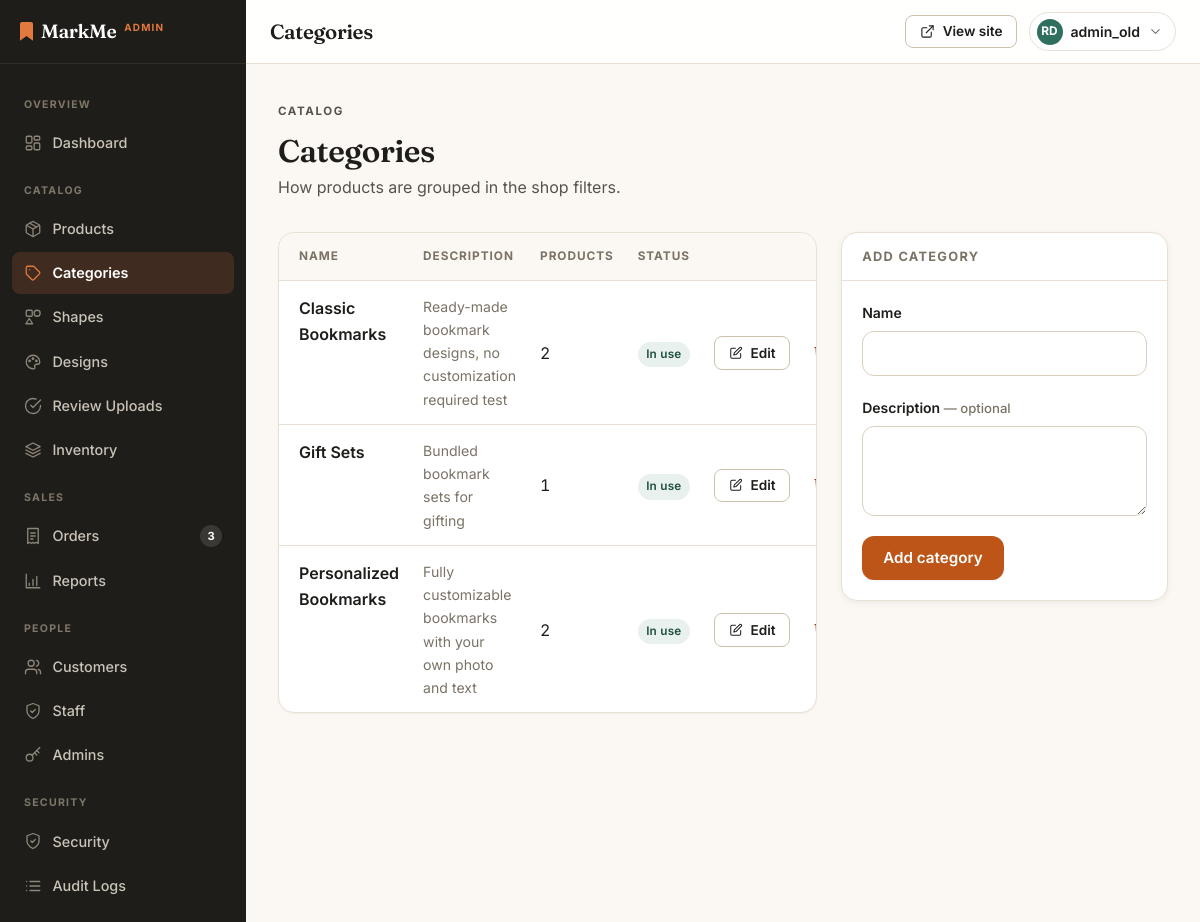
Screenshot of /admin/categories.php (signed in) with the database file from the repository.
### tables this page shows
CREATE TABLE `categories` (
  `category_id` int(10) UNSIGNED NOT NULL,
  `name` varchar(100) NOT NULL,
  `description` varchar(255) DEFAULT NULL,
  `created_at` timestamp NOT NULL DEFAULT current_timestamp()
);

### admin/includes/admin_header.php (called while the page is built, shortened)
<?php
require_once __DIR__ . '/../../includes/icons.php';
require __DIR__ . '/../../includes/backoffice/shell_header.php';

### includes/functions.php (called while the page is built, shortened)
<?php
require_once __DIR__ . '/../config/db.php';
function e(?string $value): string
{
    return htmlspecialchars($value ?? '', ENT_QUOTES, 'UTF-8');
}

### config/db.php (called while the page is built, shortened)
<?php
function db(): PDO
{
    static $pdo = null;
    if ($pdo === null) {
        $dsn = 'mysql:host=' . DB_HOST . ';dbname=' . DB_NAME . ';charset=' . DB_CHARSET;
        $pdo = new PDO($dsn, DB_USER, DB_PASS, [
            PDO::ATTR_ERRMODE => PDO::ERRMODE_EXCEPTION,
            PDO::ATTR_DEFAULT_FETCH_MODE => PDO::FETCH_ASSOC,
            PDO::ATTR_EMULATE_PREPARES => false,
        ]);
    }
    return $pdo;
}

### admin/categories.php (the view, shortened to what this page needs)
<?php
require __DIR__ . '/includes/admin_header.php';
$editing = null;
$categories = db()->query(
    'SELECT c.*, COUNT(p.product_id) AS product_count
     FROM categories c LEFT JOIN products p ON p.category_id = c.category_id
     GROUP BY c.category_id ORDER BY c.name'
)->fetchAll();
?>
<div class="page-head">
    <div>
        <p class="eyebrow eyebrow-muted">Catalog</p>
        <h2 style="margin-top:var(--s-2)">Categories</h2>
        <p>How products are grouped in the shop filters.</p>
    </div>
</div>
<div class="cart-grid">
    <div class="data-card">
        <div class="table-responsive">
            <table class="table table-hover">
                <thead>
                    <tr>
                        <th scope="col">Name</th>
                        <th scope="col">Description</th>
                        <th scope="col">Products</th>
                        <th scope="col">Status</th>
                        <th scope="col"><span class="visually-hidden">Actions</span></th>
                    </tr>
                </thead>
                <tbody>
                    <?php foreach ($categories as $cat): ?>
                        <tr>
                            <th scope="row" style="font-weight:600"><?= e($cat['name']) ?></th>
                            <td class="text-muted" style="font-size:.88rem"><?= e($cat['description'] ?: '—') ?></td>
                            <td class="mono-num"><?= (int)$cat['product_count'] ?></td>
                            <td>
                                <?php if ((int)$cat['product_count'] > 0): ?>
                                    <span class="badge bg-success">In use</span>
                                <?php else: ?>
                                    <span class="badge bg-secondary">Empty</span>
                                <?php endif; ?>
                            </td>
                            <td>
                                <div class="table-actions">
                                    <a href="<?= BASE_URL ?>/admin/categories.php?edit=<?= (int)$cat['category_id'] ?>"
                                       class="btn btn-secondary btn-sm"><?= icon('edit', 14) ?> Edit</a>
                                    <?php $inUse = (int)$cat['product_count']; ?>
                                    <form method="post" action="<?= BASE_URL ?>/admin/category_delete.php"
                                          data-confirm
                                          data-confirm-title="Delete category?"
                                          data-confirm-body="<?= $inUse
                                              ? e($cat['name']) . ' still has ' . $inUse . ' product'
                                                . ($inUse === 1 ? '' : 's') . ' in it.'
                                              : 'Delete &quot;' . e($cat['name']) . '&quot;?' ?>"
                                          data-confirm-note="<?= $inUse
                                              ? 'Move them to another category first — deleting would leave them without one.'
                                              : 'This action cannot be undone.' ?>"
                                          data-confirm-action="<?= $inUse ? 'Try anyway' : 'Delete category' ?>">
                                        <button type="submit" class="btn btn-outline-danger btn-sm"
                                                aria-label="Delete <?= e($cat['name']) ?>"
                                                title="Delete <?= e($cat['name']) ?>">
                                            <?= icon('trash', 14) ?>
                                        </button>
                                    </form>
                                </div>
                            </td>
                        </tr>
                    <?php endforeach; ?>
                </tbody>
            </table>
        </div>
    </div>
    <aside class="summary-card">
        <h2 id="categoryForm"><?= $editing ? 'Edit category' : 'Add category' ?></h2>
        <div class="summary-body">
            <form method="post" action="<?= BASE_URL ?>/admin/category_save.php">
                <div class="field-group">
                    <label class="form-label" for="catName">Name</label>
                    <input type="text" id="catName" name="name" class="form-control"
                           value="<?= e($editing['name'] ?? '') ?>" required>
                </div>
                <div class="field-group">
                    <label class="form-label" for="catDesc">
                        Description <span class="optional">&mdash; optional</span>
                    </label>
                    <textarea id="catDesc" name="description" class="form-control" rows="3"><?= e($editing['description'] ?? '') ?></textarea>
                </div>
                <div class="d-flex flex-wrap gap-2">
                    <button type="submit" class="btn btn-primary">
                        <?= $editing ? 'Save changes' : 'Add category' ?>
                    </button>
                </div>
            </form>
        </div>
    </aside>
</div>
<?php require __DIR__ . '/../includes/backoffice/shell_footer.php'; ?>

### includes/icons.php (shortened to what this page needs)
<?php
function icon(string $name, int $size = 20, string $class = '', ?string $label = null): string
{
    $d = $paths[$name] ?? $paths['info'];
    $cls = trim('mm-icon ' . $class);
    $a11y = $label !== null
        ? ' role="img" aria-label="' . e($label) . '"'
        : ' aria-hidden="true" focusable="false"';
    return '<svg class="' . e($cls) . '" width="' . $size . '" height="' . $size . '"'
        . ' viewBox="0 0 24 24" fill="none" stroke="currentColor" stroke-width="1.75"'
        . ' stroke-linecap="round" stroke-linejoin="round"' . $a11y . '>' . $d . '</svg>';
}

### assets/css/variables.css (style rules this page uses)
:root { --cream: #fbf8f3; --cream-2: #f4eee4; --surface: #ffffff; --ink: #1f1d1a; --ink-2: #57524a; --ink-3: #7a7265; --accent: #e2793d; --accent-600: #bd5518; --accent-700: #a4470f; --accent-050: #fdf1e8; --green: #2f6f5e; --green-700: #1f4f42; --green-050: #e8f1ed; --gold: #d9a441; --ink-surface: var(--ink); --on-ink: #ffffff; --bar-bg: rgba(255, 255, 255, 0.92); --chip-bg: rgba(255, 255, 255, 0.94); --accent-text: var(--accent-700); --green-text: var(--green-700); --green-ink: var(--green); --border: #e8e0d3; --border-2: #d9cfbd; --row-hover: #fbf8f3; --hover-surface: #f4eee4; --btn-outline-border: #cdc1ab; --accent-border: #f0d9c6; --green-border: #cfe3da; --danger-border: #f0d3c5; --danger: #a1401a; --danger-050: #fbeae2; --warn: #8a6410; --warn-050: #fbf2dd; --shadow-xs: 0 1px 2px rgba(31, 29, 26, 0.05); --shadow-sm: 0 2px 6px rgba(31, 29, 26, 0.06); --shadow-md: 0 8px 20px rgba(31, 29, 26, 0.08); --shadow-lg: 0 18px 44px rgba(31, 29, 26, 0.12); --r-sm: 8px; --r-md: 12px; --r-lg: 16px; --r-xl: 24px; --r-pill: 999px; --art-bg: #ffffff; --s-1: 0.25rem; --s-2: 0.5rem; --s-3: 0.75rem; --s-4: 1rem; --s-5: 1.25rem; --s-6: 1.5rem; --s-8: 2rem; --s-10: 2.5rem; --s-12: 3rem; --s-16: 4rem; --section-y: clamp(3.25rem, 5.5vw, 5rem); --container: 1240px; --header-h: 68px; --font-display: "Fraunces", Georgia, "Times New Roman", serif; --font-body: "Inter", -apple-system, BlinkMacSystemFont, "Segoe UI", Roboto, sans-serif; --ease: cubic-bezier(0.2, 0.7, 0.3, 1); --ease-entrance: cubic-bezier(0.16, 1, 0.3, 1); --t-fast: 0.15s var(--ease); --t-base: 0.22s var(--ease); --bs-body-font-family: var(--font-body); --bs-body-color: var(--ink); --bs-border-color: var(--border); --bs-link-color: var(--green); --bs-link-hover-color: var(--green-700); --bs-border-radius: var(--r-md); }

### assets/css/base.css (style rules this page uses)
*, *::before, *::after { box-sizing: border-box; }
html { scroll-behavior: smooth; -webkit-text-size-adjust: 100%; }
body { display: flex; flex-direction: column; min-height: 100vh; margin: 0; background: var(--cream); color: var(--ink); font-family: var(--font-body); font-size: 1rem; line-height: 1.65; -webkit-font-smoothing: antialiased; }
h1, h2, h3, h4, h5, h6, .display-serif, .brand-mark { font-family: var(--font-display); font-weight: 600; color: var(--ink); line-height: 1.18; letter-spacing: -0.015em; margin: 0; }
h2, .h2 { font-size: clamp(1.6rem, 2.6vw, 2.1rem); }
p { margin: 0 0 var(--s-4); }
p:last-child { margin-bottom: 0; }
a { color: var(--green-ink); text-decoration: none; transition: color var(--t-fast); }
.eyebrow { display: inline-block; font-family: var(--font-body); font-size: 0.72rem; font-weight: 700; letter-spacing: 0.14em; text-transform: uppercase; color: var(--accent-text); margin: 0; }
.eyebrow-muted { color: var(--ink-3); }
.text-muted, .text-body-secondary { color: var(--ink-3) !important; }
.mono-num { font-variant-numeric: tabular-nums; letter-spacing: -0.01em; }
.page-head { display: flex; flex-wrap: wrap; align-items: flex-end; justify-content: space-between; gap: var(--s-4); margin-bottom: var(--s-8); }
.page-head .eyebrow { margin-bottom: var(--s-1); }
.page-head p { color: var(--ink-2); margin: var(--s-1) 0 0; }

### assets/css/admin.css (style rules this page uses)
.admin-body { background: var(--cream); display: block; min-height: 100vh; }
.admin-nav a svg { color: #8d867a; flex: none; transition: color var(--t-fast); }
.admin-nav a.active svg { color: var(--accent); }
.data-card { background: var(--surface); border: 1px solid var(--border); border-radius: var(--r-lg); box-shadow: var(--shadow-xs); overflow: hidden; }
.data-card .table { margin: 0; }
.data-card .table > :not(caption) > * > *:first-child { padding-left: var(--s-5); }
.data-card .table > :not(caption) > * > *:last-child { padding-right: var(--s-5); }
.data-card .table thead th { background: var(--cream); }
.table-actions { display: flex; gap: var(--s-2); justify-content: flex-end; }

### assets/css/responsive.css (style rules this page uses)
[id] { scroll-margin-top: calc(var(--header-h) + 16px); }

### assets/css/overrides.css (style rules this page uses)
.data-card .table-responsive { border-radius: inherit; }
.mm-icon { display: inline-block; vertical-align: -0.15em; flex: none; }
.btn .mm-icon, .pill .mm-icon, .stock-line .mm-icon { vertical-align: middle; }
.btn-secondary, .btn-outline-primary, .btn-outline-secondary, .btn-outline-dark { --bs-btn-border-color: var(--btn-outline-border); border-color: var(--btn-outline-border); background: var(--surface); }
.table-responsive { position: relative; max-width: 100%; }
.cart-grid > *, .checkout-grid > *, .studio-grid > *, .pdp-grid > * { min-width: 0; }

### rows the page displays
categories: name "Classic Bookmarks", description "Ready-made bookmark designs, no customization required test", product_count "2", $size 14 (drawn)
categories: name "Gift Sets", description "Bundled bookmark sets for gifting", product_count "1", $size 14 (drawn)
categories: name "Personalized Bookmarks", description "Fully customizable bookmarks with your own photo and text", product_count "2", $size 14 (drawn)

### other values shown
is_admin() ? 'Admin' : 'Staff' "ADMIN"
$label "OVERVIEW"
$text "Dashboard"
$label "CATALOG"
$text "Products"
$text "Categories"
$text "Shapes"
$text "Designs"
$text "Review Uploads"
$text "Inventory"
$label "SALES"
$text "Orders"
$badge "3"
$text "Reports"
$label "PEOPLE"
